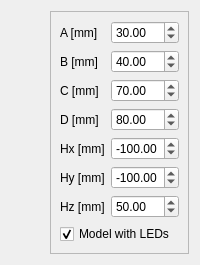
              <widget class="QWidget" name="page_4">
               <layout class="QHBoxLayout" name="horizontalLayout_10">
                <item>
                 <widget class="QLabel" name="label_30">
                  <property name="sizePolicy">
                   <sizepolicy hsizetype="Preferred" vsizetype="Minimum">
                    <horstretch>0</horstretch>
                    <verstretch>0</verstretch>
                   </sizepolicy>
                  </property>
                  <property name="text">
                   <string/>
                  </property>
                  <property name="pixmap">
                   <pixmap resource="ltr_rc.qrc">:/ltr/clip_small.png</pixmap>
                  </property>
                  <property name="scaledContents">
                   <bool>false</bool>
                  </property>
                 </widget>
                </item>
                <item>
                 <spacer name="horizontalSpacer_13">
                  <property name="orientation">
                   <enum>Qt::Horizontal</enum>
                  </property>
                  <property name="sizeHint" stdset="0">
                   <size>
                    <width>0</width>
                    <height>0</height>
                   </size>
                  </property>
                 </spacer>
                </item>
                <item>
                 <widget class="QFrame" name="frame_4">
                  <property name="sizePolicy">
                   <sizepolicy hsizetype="Preferred" vsizetype="Preferred">
                    <horstretch>0</horstretch>
                    <verstretch>0</verstretch>
                   </sizepolicy>
                  </property>
                  <property name="frameShape">
                   <enum>QFrame::StyledPanel</enum>
                  </property>
                  <property name="frameShadow">
                   <enum>QFrame::Raised</enum>
                  </property>
                  <layout class="QVBoxLayout" name="verticalLayout_11">
                   <item>
                    <layout class="QGridLayout" name="gridLayout_3">
                     <item row="0" column="0">
                      <widget class="QLabel" name="label_3">
                       <property name="text">
                        <string>A [mm]</string>
                       </property>
                      </widget>
                     </item>
                     <item row="0" column="1">
                      <widget class="QDoubleSpinBox" name="ClipA">
                       <property name="minimum">
                        <double>1.000000000000000</double>
                       </property>
                       <property name="maximum">
                        <double>999.990000000000009</double>
                       </property>
                       <property name="value">
                        <double>30.000000000000000</double>
                       </property>
                      </widget>
                     </item>
                     <item row="1" column="1">
                      <widget class="QDoubleSpinBox" name="ClipB">
                       <property name="minimum">
                        <double>1.000000000000000</double>
                       </property>
                       <property name="maximum">
                        <double>999.990000000000009</double>
                       </property>
                       <property name="value">
                        <double>40.000000000000000</double>
                       </property>
                      </widget>
                     </item>
                     <item row="1" column="0">
                      <widget class="QLabel" name="label_34">
                       <property name="text">
                        <string>B [mm]</string>
                       </property>
                      </widget>
                     </item>
                     <item row="2" column="0">
                      <widget class="QLabel" name="label_35">
                       <property name="text">
                        <string>C [mm]</string>
                       </property>
                      </widget>
                     </item>
                     <item row="2" column="1">
                      <widget class="QDoubleSpinBox" name="ClipC">
                       <property name="minimum">
                        <double>1.000000000000000</double>
                       </property>
                       <property name="maximum">
                        <double>999.990000000000009</double>
                       </property>
                       <property name="value">
                        <double>70.000000000000000</double>
                       </property>
                      </widget>
                     </item>
                     <item row="5" column="0">
                      <widget class="QLabel" name="label_36">
                       <property name="text">
                        <string>Hy [mm]</string>
                       </property>
                      </widget>
                     </item>
                     <item row="5" column="1">
                      <widget class="QDoubleSpinBox" name="ClipHy">
                       <property name="minimum">
                        <double>-999.990000000000009</double>
                       </property>
                       <property name="maximum">
                        <double>999.990000000000009</double>
                       </property>
                       <property name="value">
                        <double>-100.000000000000000</double>
                       </property>
                      </widget>
                     </item>
                     <item row="6" column="0">
                      <widget class="QLabel" name="label_37">
                       <property name="text">
                        <string>Hz [mm]</string>
                       </property>
                      </widget>
                     </item>
                     <item row="6" column="1">
                      <widget class="QDoubleSpinBox" name="ClipHz">
                       <property name="minimum">
                        <double>-999.990000000000009</double>
                       </property>
                       <property name="maximum">
                        <double>999.990000000000009</double>
                       </property>
                       <property name="value">
                        <double>50.000000000000000</double>
                       </property>
                      </widget>
                     </item>
                     <item row="3" column="0">
                      <widget class="QLabel" name="label_38">
                       <property name="text">
                        <string>D [mm]</string>
                       </property>
                      </widget>
                     </item>
                     <item row="3" column="1">
                      <widget class="QDoubleSpinBox" name="ClipD">
                       <property name="minimum">
                        <double>1.000000000000000</double>
                       </property>
                       <property name="maximum">
                        <double>999.990000000000009</double>
                       </property>
                       <property name="value">
                        <double>80.000000000000000</double>
                       </property>
                      </widget>
                     </item>
                     <item row="4" column="0">
                      <widget class="QLabel" name="label_39">
                       <property name="text">
                        <string>Hx [mm]</string>
                       </property>
                      </widget>
                     </item>
                     <item row="4" column="1">
                      <widget class="QDoubleSpinBox" name="ClipHx">
                       <property name="minimum">
                        <double>-999.990000000000009</double>
                       </property>
                       <property name="maximum">
                        <double>999.990000000000009</double>
                       </property>
                       <property name="value">
                        <double>-100.000000000000000</double>
                       </property>
                      </widget>
                     </item>
                    </layout>
                   </item>
                   <item>
                    <spacer name="verticalSpacer_6">
                     <property name="orientation">
                      <enum>Qt::Vertical</enum>
                     </property>
                     <property name="sizeHint" stdset="0">
                      <size>
                       <width>0</width>
                       <height>0</height>
                      </size>
                     </property>
                    </spacer>
                   </item>
                   <item>
                    <widget class="QCheckBox" name="ClipLeds">
                     <property name="text">
                      <string>Model with LEDs</string>
                     </property>
                     <property name="checked">
                      <bool>true</bool>
                     </property>
                    </widget>
                   </item>
                  </layout>
                 </widget>
                </item>
               </layout>
              </widget>
